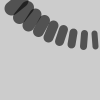
Frame 1 (no input)
Frame 2 (the mouse pressed at the canvas centre, redrawn once): identical to frame 1, image omitted

The Processing sketch that drew this single still picture (run headless with seeded random() and noise(); the mouse was pressed at the canvas centre and the sketch redrawn once):

// Processing sketch: Exercise_22_3
// ── Exercise_22_3.pde
//Exercise 22.3 

//Modify code 22-04 to create a sequence of different compositions.

int x = 20;
int u = 14;
float a = -0.12;

void setup () {
 size(100,100); 
  stroke(0, 153); 
  smooth();
  noLoop();
}
void draw() 
{ background(204);
tail(x, u, a);
}
void tail(int xpos, int units, float angle) { 
pushMatrix();
translate(xpos, 0);
for (int i = units; i > 0; i--) {
    strokeWeight(i);
    line(1, 0, -9, 8);
    translate(7, 8);
    rotate(angle);
}
  popMatrix();
}
